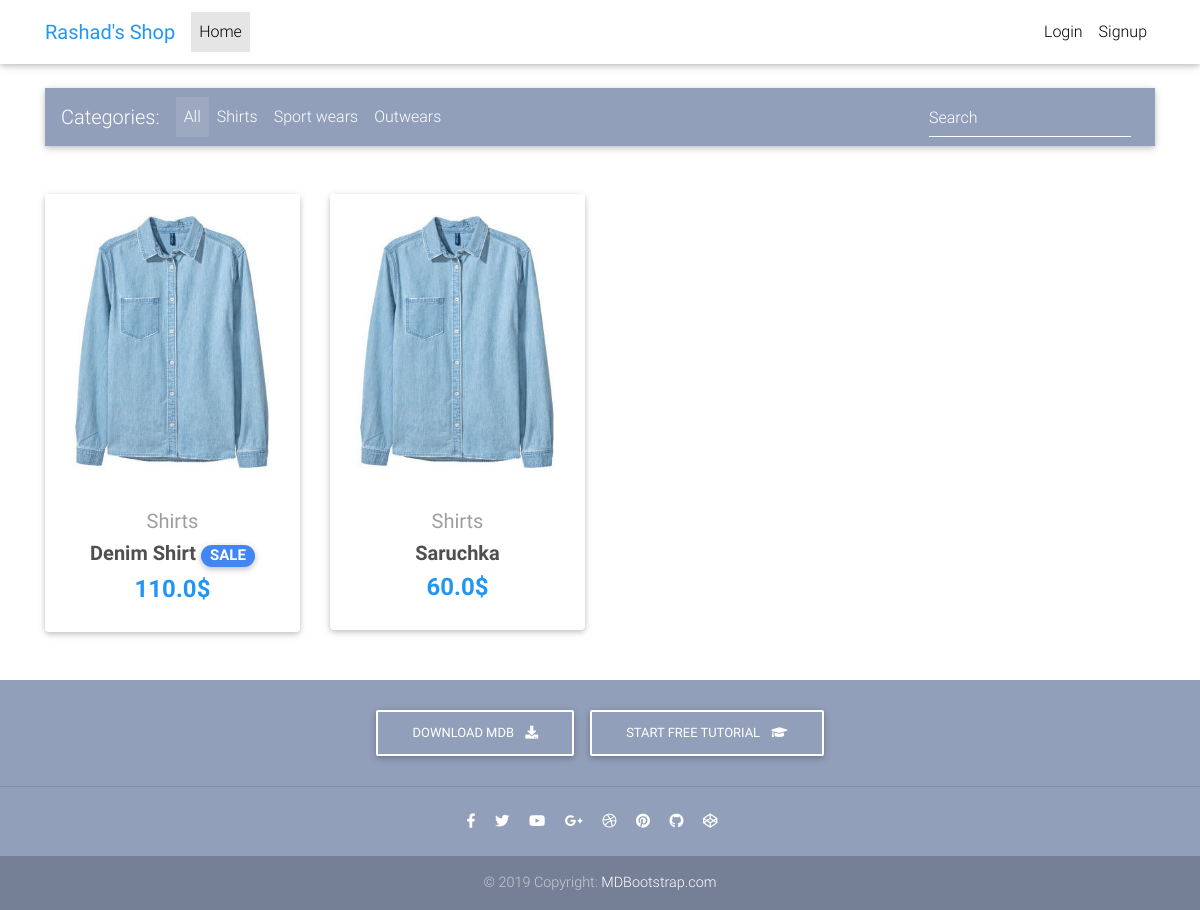
The page / on the database its author committed.
### main/models.py (models this page shows, shortened)
class Item(models.Model):
    title = models.CharField(max_length=100)
    price = models.FloatField()
    discount_price = models.FloatField(blank=True, null=True)
    category = models.CharField(choices=category_choices, max_length=2)
    label = models.CharField(choices=label_choices, max_length=1, blank=True)
    slug = models.SlugField()
    description = models.TextField()
    image = models.ImageField(blank=True, null=True)
    def get_absolute_url(self):
        return reverse('main:product', kwargs={
            'slug': self.slug
            })

### main/views.py (the view)
# urls.py: path('', HomeView.as_view(), name='home'),
class HomeView(ListView):
    model = Item
    paginate_by = 10
    template_name = "home.html"

### templates/home.html (shortened to what this page needs)
{% extends 'base.html' %}
{% block content %}
<nav class="navbar navbar-expand-lg navbar-dark mdb-color lighten-3 mt-3 mb-5">
  <span class="navbar-brand">Categories:</span>
  <div class="collapse navbar-collapse" id="basicExampleNav">
    <ul class="navbar-nav mr-auto">
      <li class="nav-item active">
        <a class="nav-link" href="#">All
        </a>
      </li>
      <li class="nav-item">
        <a class="nav-link" href="#">Shirts</a>
      </li>
      <li class="nav-item">
        <a class="nav-link" href="#">Sport wears</a>
      </li>
      <li class="nav-item">
        <a class="nav-link" href="#">Outwears</a>
      </li>
    </ul>
    <form class="form-inline">
      <div class="md-form my-0">
        <input class="form-control mr-sm-2" type="text" placeholder="Search" aria-label="Search">
      </div>
    </form>
  </div>
</nav>
<section class="text-center mb-4">
  <div class="row wow fadeIn">
  {% for item in object_list %}
    <div class="col-lg-3 col-md-6 mb-4">
<div class="card">
    <div class="view overlay">
      <img src="{{ item.image.url }}" class="card-img-top">
    </div>
    <div class="card-body text-center">
      <a href="{{ item.get_absolute_url }}" class="grey-text">
        <h5>{{item.get_category_display}}</h5>
      </a>
      <h5>
        <strong>
          <a href="{{ item.get_absolute_url }}" class="dark-grey-text">{{item.title}}
              {% if item.label == 'P' %}
                <span class="badge badge-pill primary-color">SALE</span>
              {% elif item.label == 'S' %}
                <span class="badge badge-pill secondary-color">BEST SELLER</span>
              {% elif item.label == 'D' %}
                <span class="badge badge-pill danger-color">NEW</span>
              {% endif %}
          </a>
        </strong>
      </h5>
      <h4 class="font-weight-bold blue-text">
        {% if item.discount_price %}
          <strong>{{item.discount_price}}$</strong>
        {% else %}
          <strong>{{item.price}}$</strong>
        {% endif %}
      </h4>
    </div>
  </div>
    </div>
  {% endfor %}
</div>
</section>
{% endblock content %}

### templates/base.html (shortened to what this page needs)
<!DOCTYPE html>
{% load static %}
<html lang="en">
<head>
  <link rel="stylesheet" href="https://use.fontawesome.com/releases/v5.11.2/css/all.css">
  <link href="{% static 'css/bootstrap.min.css' %}" rel="stylesheet">
  <link href="{% static 'css/mdb.min.css' %}" rel="stylesheet">
  <link href="{% static 'css/style.min.css' %}" rel="stylesheet">
</head>
{% include 'navbar.html' %}
<body>
  <div class="mt-5 pt-4">
  </div>
  <main>
    <div class="container">
        {% block content %}
        {% endblock content %}
    </div>
  </main>
  {% include 'footer.html' %}
</body>
</html>

### templates/navbar.html (shortened to what this page needs)
{% load cart_template_tags %}
<nav class="navbar fixed-top navbar-expand-lg navbar-light white scrolling-navbar">
  <div class="container">
    <a class="navbar-brand waves-effect" href="{% url 'main:home' %}">
      <strong class="blue-text">Rashad's Shop</strong>
    </a>
    <div class="collapse navbar-collapse" id="navbarSupportedContent">
      <ul class="navbar-nav mr-auto">
        <li class="nav-item active">
          <a class="nav-link waves-effect" href="{% url 'main:home' %}">Home
          </a>
        </li>
      </ul>
      <ul class="navbar-nav nav-flex-icons">
        {% if request.user.is_authenticated %}
          <li class="nav-item">
            <a class="nav-link waves-effect" href="{% url 'main:order-summary' %}">
              <span class="badge red z-depth-1 mr-1"> {{ request.user|cart_item_count }} </span>
              <i class="fas fa-shopping-cart"></i>
              <span class="clearfix d-none d-sm-inline-block"> Cart </span>
            </a>
          </li>
          <li class="nav-item">
            <a class="nav-link waves-effect" href="{% url 'account_logout' %}">
              <span class="clearfix d-none d-sm-inline-block"> Logout </span>
            </a>
          </li>
        {% else %}
        <li class="nav-item">
          <a class="nav-link waves-effect" href="{% url 'account_login' %}">
            <span class="clearfix d-none d-sm-inline-block"> Login </span>
          </a>
        </li>
        <li class="nav-item">
          <a class="nav-link waves-effect" href="{% url 'account_signup' %}">
            <span class="clearfix d-none d-sm-inline-block"> Signup </span>
          </a>
        </li>
        {% endif %}
    </div>
  </div>
</nav>

### templates/footer.html
<footer class="page-footer text-center font-small mt-4 wow fadeIn">
  <div class="pt-4">
    <a class="btn btn-outline-white" href="https://mdbootstrap.com/docs/jquery/getting-started/download/" target="_blank"
      role="button">Download MDB
      <i class="fas fa-download ml-2"></i>
    </a>
    <a class="btn btn-outline-white" href="https://mdbootstrap.com/education/bootstrap/" target="_blank" role="button">Start
      free tutorial
      <i class="fas fa-graduation-cap ml-2"></i>
    </a>
  </div>
  <hr class="my-4">
  <div class="pb-4">
    <a href="https://www.facebook.com/mdbootstrap" target="_blank">
      <i class="fab fa-facebook-f mr-3"></i>
    </a>
    <a href="https://twitter.com/MDBootstrap" target="_blank">
      <i class="fab fa-twitter mr-3"></i>
    </a>
    <a href="https://www.youtube.com/watch?v=7MUISDJ5ZZ4" target="_blank">
      <i class="fab fa-youtube mr-3"></i>
    </a>
    <a href="https://plus.google.com/u/0/b/107863090883699620484" target="_blank">
      <i class="fab fa-google-plus-g mr-3"></i>
    </a>
    <a href="https://dribbble.com/mdbootstrap" target="_blank">
      <i class="fab fa-dribbble mr-3"></i>
    </a>
    <a href="https://pinterest.com/mdbootstrap" target="_blank">
      <i class="fab fa-pinterest mr-3"></i>
    </a>
    <a href="https://github.com/mdbootstrap/bootstrap-material-design" target="_blank">
      <i class="fab fa-github mr-3"></i>
    </a>
    <a href="http://codepen.io/mdbootstrap/" target="_blank">
      <i class="fab fa-codepen mr-3"></i>
    </a>
  </div>
  <div class="footer-copyright py-3">
    © 2019 Copyright:
    <a href="https://mdbootstrap.com/education/bootstrap/" target="_blank"> MDBootstrap.com </a>
  </div>
</footer>

### templates/base.html (style rules this page uses)
html, body, header, .carousel { height: 60vh; }

### rows shown on the page
Item: image (picture), category "Shirts", title "Denim Shirt", label "SALE", discount_price "110.0"
Item: image (picture), category "Shirts", title "Saruchka", price "60.0"
